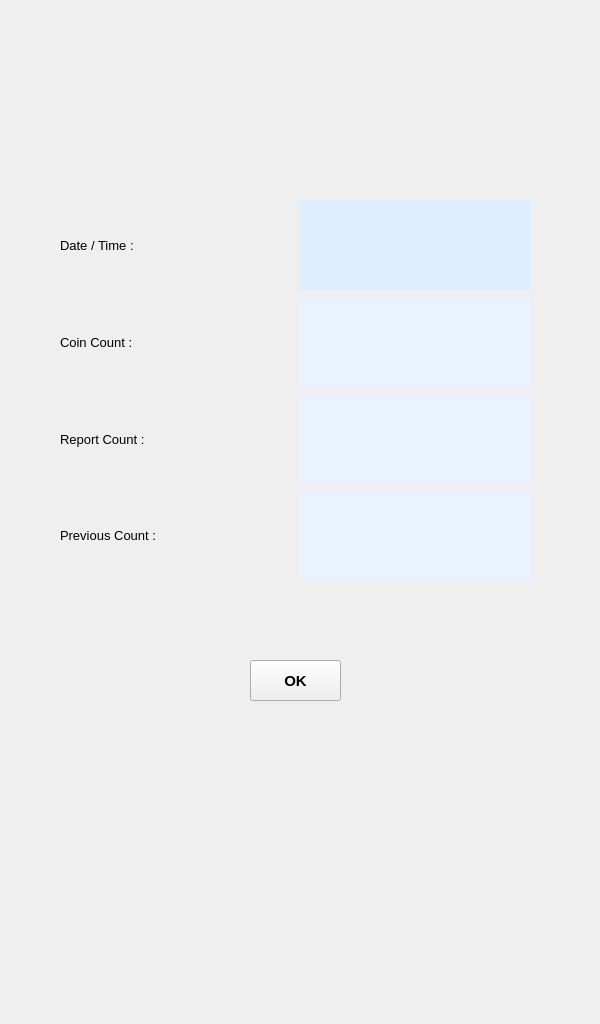
<?xml version="1.0" encoding="UTF-8"?>
<ui version="4.0">
 <class>MainWindow</class>
 <widget class="QMainWindow" name="MainWindow">
  <property name="geometry">
   <rect>
    <x>0</x>
    <y>0</y>
    <width>600</width>
    <height>1024</height>
   </rect>
  </property>
  <property name="windowTitle">
   <string>MainWindow</string>
  </property>
  <widget class="QWidget" name="centralwidget">
   <widget class="QLabel" name="label">
    <property name="geometry">
     <rect>
      <x>0</x>
      <y>0</y>
      <width>600</width>
      <height>1024</height>
     </rect>
    </property>
    <property name="text">
     <string/>
    </property>
    <property name="pixmap">
     <pixmap>../../designs/Report_480-x-800.jpg</pixmap>
    </property>
    <property name="scaledContents">
     <bool>true</bool>
    </property>
   </widget>
   <widget class="QPushButton" name="Ok_bt">
    <property name="geometry">
     <rect>
      <x>250</x>
      <y>660</y>
      <width>91</width>
      <height>41</height>
     </rect>
    </property>
    <property name="font">
     <font>
      <pointsize>11</pointsize>
      <weight>75</weight>
      <bold>true</bold>
     </font>
    </property>
    <property name="text">
     <string>OK</string>
    </property>
   </widget>
   <widget class="QWidget" name="gridLayoutWidget">
    <property name="geometry">
     <rect>
      <x>60</x>
      <y>200</y>
      <width>471</width>
      <height>381</height>
     </rect>
    </property>
    <layout class="QGridLayout" name="gridLayout">
     <item row="1" column="0">
      <widget class="QLabel" name="label_5">
       <property name="font">
        <font>
         <pointsize>10</pointsize>
        </font>
       </property>
       <property name="text">
        <string>Coin Count :</string>
       </property>
      </widget>
     </item>
     <item row="0" column="0">
      <widget class="QLabel" name="label_3">
       <property name="font">
        <font>
         <pointsize>10</pointsize>
        </font>
       </property>
       <property name="text">
        <string>Date / Time :</string>
       </property>
      </widget>
     </item>
     <item row="2" column="0">
      <widget class="QLabel" name="label_7">
       <property name="font">
        <font>
         <pointsize>10</pointsize>
        </font>
       </property>
       <property name="text">
        <string>Report Count :</string>
       </property>
      </widget>
     </item>
     <item row="3" column="0">
      <widget class="QLabel" name="label_9">
       <property name="font">
        <font>
         <pointsize>10</pointsize>
        </font>
       </property>
       <property name="text">
        <string>Previous Count :</string>
       </property>
      </widget>
     </item>
     <item row="0" column="1">
      <widget class="QLabel" name="label_4">
       <property name="styleSheet">
        <string notr="true">background-color: rgb(221, 239, 255);</string>
       </property>
       <property name="text">
        <string/>
       </property>
      </widget>
     </item>
     <item row="1" column="1">
      <widget class="QLabel" name="label_6">
       <property name="styleSheet">
        <string notr="true">background-color: rgb(234, 242, 255);</string>
       </property>
       <property name="text">
        <string/>
       </property>
      </widget>
     </item>
     <item row="2" column="1">
      <widget class="QLabel" name="label_8">
       <property name="styleSheet">
        <string notr="true">background-color: rgb(234, 242, 255);</string>
       </property>
       <property name="text">
        <string/>
       </property>
      </widget>
     </item>
     <item row="3" column="1">
      <widget class="QLabel" name="label_10">
       <property name="styleSheet">
        <string notr="true">background-color: rgb(234, 242, 255);</string>
       </property>
       <property name="text">
        <string/>
       </property>
      </widget>
     </item>
    </layout>
   </widget>
  </widget>
 </widget>
 <resources/>
 <connections/>
</ui>
